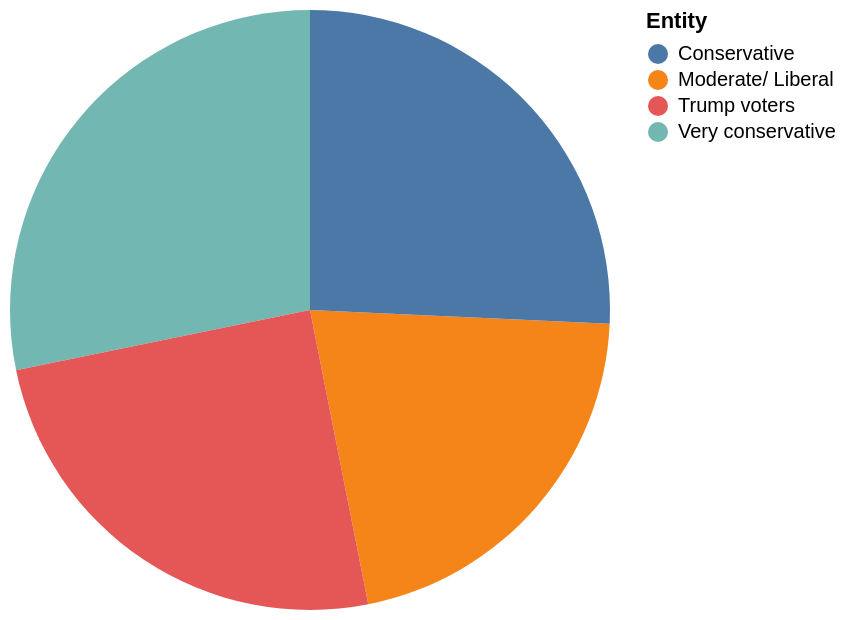

The Vega-Lite source for this figure:
### Vega-Lite specification from a JSON file in a GitHub repository (floating-point values rounded to 4 significant figures)
{"$schema": "https://vega.github.io/schema/vega-lite/v5.json", "description": "Pie chart auto-generated from CSV", "data": {"values": [{"Entity": "Moderate/ Liberal", "Vote in person on Election Day": "51", "Vote early": "20", "Vote by mail": "22"}, {"Entity": "Conservative", "Vote in person on Election Day": "62", "Vote early": "20", "Vote by mail": "17"}, {"Entity": "Very conservative", "Vote in person on Election Day": "68", "Vote early": "19", "Vote by mail": "11"}, {"Entity": "Trump voters", "Vote in person on Election Day": "60", "Vote early": "20", "Vote by mail": "17"}]}, "mark": "arc", "encoding": {"theta": {"field": "Vote in person on Election Day", "type": "quantitative"}, "color": {"field": "Entity", "type": "nominal"}}}
